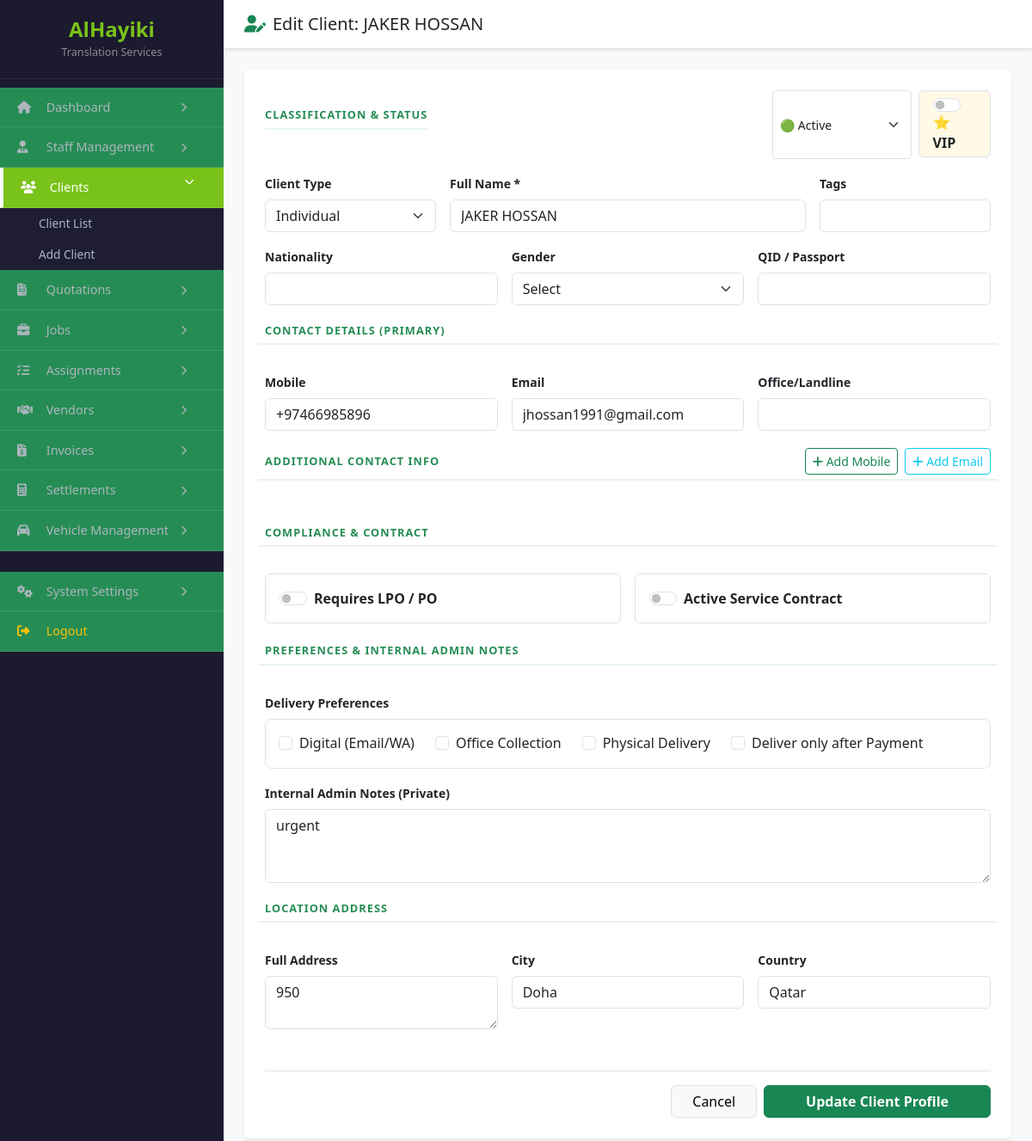
Page /edit_client.php?id=1 (signed in) on the committed database.
### tables this page shows
CREATE TABLE `clients` (
  `id` int(11) NOT NULL,
  `client_type` enum('Individual','Company') NOT NULL,
  `name` varchar(150) NOT NULL,
  `nationality` varchar(100) DEFAULT NULL,
  `qid_passport` varchar(50) DEFAULT NULL,
  `gender` enum('Male','Female','Other') DEFAULT NULL,
  `company_name` varchar(150) DEFAULT NULL,
  `position` varchar(100) DEFAULT NULL,
  `contact_person` varchar(100) DEFAULT NULL,
  `cr_number` varchar(50) DEFAULT NULL,
  `cr_expiry` date DEFAULT NULL,
  `vat_number` varchar(50) DEFAULT NULL,
  `mobile_primary` varchar(20) NOT NULL,
  `mobile_secondary` varchar(20) DEFAULT NULL,
  `landline` varchar(20) DEFAULT NULL,
  `email` varchar(100) DEFAULT NULL,
  `last_job_date` datetime DEFAULT NULL,
  `website` varchar(255) DEFAULT NULL,
  `address` text DEFAULT NULL,
  `city` varchar(100) DEFAULT NULL,
  `country` varchar(100) DEFAULT 'Qatar',
  `requires_lpo` tinyint(1) DEFAULT 0,
  `has_contract` tinyint(1) DEFAULT 0,
  `contract_start` date DEFAULT NULL,
  `contract_expiry` date DEFAULT NULL,
  `contract_file_path` varchar(255) DEFAULT NULL,
  `delivery_prefs` set('Digital','Office_Collection','Client_Location','On_Request') DEFAULT NULL,
  `internal_notes` text DEFAULT NULL,
  `tags` varchar(255) DEFAULT NULL,
  `is_vip` tinyint(1) DEFAULT 0,
  `status` enum('Active','On Hold','Inactive') DEFAULT 'Active',
  `is_archived` tinyint(1) DEFAULT 0,
  `created_by` int(11) DEFAULT NULL,
  `branch_id` int(11) DEFAULT NULL,
  `is_active` tinyint(1) DEFAULT 1,
  `activity_level` enum('One-Time','Occasional','Regular','Frequent') DEFAULT 'One-Time'
);

### edit_client.php (the view, shortened to what this page needs)
<?php
include 'db.php';
$id = $_GET['id'] ?? die("ID missing");
$stmt = $pdo->prepare("SELECT * FROM clients WHERE id = ?");
$stmt->execute([$id]);
$c = $stmt->fetch();
$saved_prefs = !empty($c['delivery_prefs']) ? explode(',', $c['delivery_prefs']) : [];
$saved_prefs = array_map('trim', $saved_prefs);
?>
<!DOCTYPE html>
<html lang="en">
<head>
    <link href="https://cdn.jsdelivr.net/npm/bootstrap@5.3.0/dist/css/bootstrap.min.css" rel="stylesheet">
    <link rel="stylesheet" href="https://cdnjs.cloudflare.com/ajax/libs/font-awesome/6.4.0/css/all.min.css">
    <link rel="stylesheet" href="https://cdn.jsdelivr.net/npm/intl-tel-input@18.2.1/build/css/intlTelInput.css">
</head>
<body>
<div class="d-flex">
    <?php include 'sidebar.php'; ?>
    <div class="flex-grow-1">
        <nav class="navbar navbar-light bg-white border-bottom px-4 py-3 shadow-sm">
            <h5 class="mb-0"><i class="fas fa-user-edit me-2 text-success"></i>Edit Client: <?= htmlspecialchars($c['name']) ?></h5>
        </nav>
        <div class="container-fluid p-4">
            <div class="card shadow-sm border-0">
                <form method="POST" id="clientForm" enctype="multipart/form-data" class="card-body p-4">
                    <div class="row g-3">
                        <div class="col-12 d-flex justify-content-between align-items-center">
                            <div class="section-label mt-0">Classification & Status</div>
                            <div class="d-flex gap-2">
                                <select name="status" class="form-select form-select-sm">
                                    <option value="Active" <?= $c['status']=='Active'?'selected':'' ?>>🟢 Active</option>
                                </select>
                                <div class="form-check form-switch bg-warning bg-opacity-10 px-3 py-1 rounded border">
                                    <input class="form-check-input ms-0 me-2" type="checkbox" name="is_vip" id="vipSwitch" value="1" <?= $c['is_vip']?'checked':'' ?>>
                                    <label class="form-check-label fw-bold" for="vipSwitch">⭐ VIP</label>
                                </div>
                            </div>
                        </div>
                        <div class="col-md-3">
                            <label class="form-label small fw-bold">Client Type</label>
                            <select name="client_type" id="client_type" class="form-select" onchange="toggleClientType()">
                                <option value="Individual" <?= $c['client_type']=='Individual'?'selected':'' ?>>Individual</option>
                            </select>
                        </div>
                        <div class="col-md-6">
                            <label id="mainNameLabel" class="form-label small fw-bold">Full Name *</label>
                            <input type="text" name="full_name" class="form-control" required value="<?= htmlspecialchars($c['name']) ?>">
                        </div>
                        <div class="col-md-3">
                            <label class="form-label small fw-bold">Tags</label>
                            <input type="text" name="tags" class="form-control" value="<?= htmlspecialchars($c['tags'] ?? '') ?>">
                        </div>
                        <div id="individual_fields" class="row g-3 m-0 p-0" style="<?= $c['client_type']=='Company'?'display:none;':'' ?>">
                            <div class="col-md-4">
                                <label class="form-label small fw-bold">Nationality</label>
                                <input type="text" name="nationality" class="form-control" value="<?= htmlspecialchars($c['nationality'] ?? '') ?>">
                            </div>
                            <div class="col-md-4">
                                <label class="form-label small fw-bold">Gender</label>
                                <select name="gender" class="form-select">
                                    <option value="">Select</option>
                                </select>
                            </div>
                            <div class="col-md-4">
                                <label class="form-label small fw-bold">QID / Passport</label>
                                <input type="text" name="qid_passport" class="form-control" value="<?= htmlspecialchars($c['qid_passport'] ?? '') ?>">
                            </div>
                        </div>
                        <div class="section-label">Contact Details (Primary)</div>
                        <div class="col-md-4">
                            <label class="form-label small fw-bold">Mobile</label>
                            <input type="tel" id="mobile" class="form-control" value="<?= htmlspecialchars($c['mobile_primary']) ?>">
                        </div>
                        <div class="col-md-4">
                            <label class="form-label small fw-bold">Email</label>
                            <input type="email" name="email" class="form-control" value="<?= htmlspecialchars($c['email']) ?>">
                        </div>
                        <div class="col-md-4">
                            <label class="form-label small fw-bold">Office/Landline</label>
                            <input type="text" name="phone" class="form-control" value="<?= htmlspecialchars($c['landline']) ?>">
                        </div>
                        <div class="section-label d-flex justify-content-between align-items-center">
                            <span id="contactSectionTitle">Additional Contact Info</span>
                            <div id="individual_buttons" class="d-flex gap-2" style="<?= $c['client_type']=='Company'?'display:none;':'' ?>">
                                <button type="button" class="btn btn-outline-success btn-sm" onclick="addExtraField('mobile')"><i class="fas fa-plus"></i> Add Mobile</button>
                                <button type="button" class="btn btn-outline-info btn-sm" onclick="addExtraField('email')"><i class="fas fa-plus"></i> Add Email</button>
                            </div>
                        </div>
                        <div class="section-label">Compliance & Contract</div>
                        <div class="col-md-6">
                            <div class="form-check form-switch p-3 border rounded bg-white">
                                <input class="form-check-input ms-0 me-2" type="checkbox" name="requires_lpo" id="lpoSwitch" <?= $c['requires_lpo']?'checked':'' ?>>
                                <label class="form-check-label fw-bold" for="lpoSwitch">Requires LPO / PO</label>
                            </div>
                        </div>
                        <div class="col-md-6">
                            <div class="form-check form-switch p-3 border rounded bg-white">
                                <input class="form-check-input ms-0 me-2" type="checkbox" name="has_contract" id="contractSwitch" <?= $c['has_contract']?'checked':'' ?>>
                                <label class="form-check-label fw-bold" for="contractSwitch">Active Service Contract</label>
                            </div>
                        </div>
                        <div class="section-label">Preferences & Internal Admin Notes</div>
                        <div class="col-md-12">
                            <label class="form-label small fw-bold">Delivery Preferences</label>
                            <div class="pref-card d-flex flex-wrap gap-4">
                                <?php
                                $delivery_options = [
                                    "Digital" => "Digital (Email/WA)",
                                    "Office_Collection" => "Office Collection",
                                    "Client_Location" => "Physical Delivery",
                                    "Deliver_upon_payment" => "Deliver only after Payment"
                                ];
                                foreach($delivery_options as $val => $label):
                                    $checked = in_array($val, $saved_prefs) ? 'checked' : '';
                                ?>
                                    <div class="form-check">
                                        <input class="form-check-input" type="checkbox" name="delivery[]" value="<?= $val ?>" id="del_<?= $val ?>" <?= $checked ?>>
                                        <label class="form-check-label" for="del_<?= $val ?>"><?= $label ?></label>
                                    </div>
                                <?php endforeach; ?>
                            </div>
                        </div>
                        <div class="col-md-12">
                            <label class="form-label small fw-bold">Internal Admin Notes (Private)</label>
                            <textarea name="internal_notes" class="form-control" rows="3" placeholder="Add specific instructions, payment history notes, or special handling..."><?= htmlspecialchars($c['internal_notes'] ?? '') ?></textarea>
                        </div>
                        <div class="section-label">Location Address</div>
                        <div class="col-md-4">
                            <label class="form-label small fw-bold">Full Address</label>
                            <textarea name="address" class="form-control" rows="2"><?= htmlspecialchars($c['address']) ?></textarea>
                        </div>
                        <div class="col-md-4">
                            <label class="form-label small fw-bold">City</label>
                            <input type="text" name="city" class="form-control" value="<?= htmlspecialchars($c['city'] ?? 'Doha') ?>">
                        </div>
                        <div class="col-md-4">
                            <label class="form-label small fw-bold">Country</label>
                            <input type="text" name="country" class="form-control" value="<?= htmlspecialchars($c['country'] ?? 'Qatar') ?>">
                        </div>
                    </div>
                    <div class="mt-5 pt-3 border-top d-flex justify-content-end gap-2">
                        <a href="manage_jobs.php" class="btn btn-light px-4 border">Cancel</a>
                        <button type="submit" class="btn btn-success px-5 fw-bold">Update Client Profile</button>
                    </div>
                </form>
            </div>
        </div>
    </div>
</div>
</body>
</html>

### rows in the picture
clients: name "JAKER HOSSAN", status "🟢 Active", client_type "Individual", full_name "JAKER HOSSAN", mobile_primary "+97466985896", email "jhossan1991@gmail.com", internal_notes "urgent", address "950", city "Doha", country "Qatar"

### other values in the picture
$label "Digital (Email/WA)"
$label "Office Collection"
$label "Physical Delivery"
$label "Deliver only after Payment"
